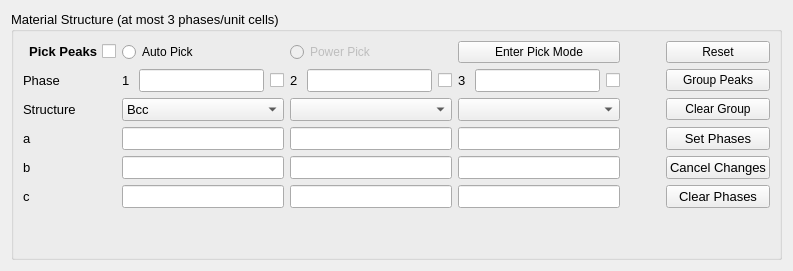
        <widget class="QWidget" name="tab_peakSelection">
         <attribute name="title">
          <string>Single Peak Selection</string>
         </attribute>
         <layout class="QGridLayout" name="gridLayout_8">
          <item row="0" column="0">
           <widget class="QGroupBox" name="groupBox">
            <property name="font">
             <font>
              <pointsize>10</pointsize>
             </font>
            </property>
            <property name="title">
             <string>Material Structure (at most 3 phases/unit cells)</string>
            </property>
            <layout class="QGridLayout" name="gridLayout_6">
             <item row="1" column="0">
              <spacer name="verticalSpacer_6">
               <property name="orientation">
                <enum>Qt::Vertical</enum>
               </property>
               <property name="sizeHint" stdset="0">
                <size>
                 <width>20</width>
                 <height>40</height>
                </size>
               </property>
              </spacer>
             </item>
             <item row="0" column="0">
              <layout class="QGridLayout" name="gridLayout_5">
               <item row="4" column="5">
                <widget class="QPushButton" name="pushButton_cancelPhaseChange">
                 <property name="sizePolicy">
                  <sizepolicy hsizetype="Preferred" vsizetype="Fixed">
                   <horstretch>0</horstretch>
                   <verstretch>0</verstretch>
                  </sizepolicy>
                 </property>
                 <property name="text">
                  <string>Cancel Changes</string>
                 </property>
                </widget>
               </item>
               <item row="3" column="1">
                <widget class="QLineEdit" name="lineEdit_a1">
                 <property name="sizePolicy">
                  <sizepolicy hsizetype="Preferred" vsizetype="Fixed">
                   <horstretch>0</horstretch>
                   <verstretch>0</verstretch>
                  </sizepolicy>
                 </property>
                 <property name="maximumSize">
                  <size>
                   <width>200</width>
                   <height>16777215</height>
                  </size>
                 </property>
                </widget>
               </item>
               <item row="4" column="0">
                <widget class="QLabel" name="label_18">
                 <property name="maximumSize">
                  <size>
                   <width>20</width>
                   <height>16777215</height>
                  </size>
                 </property>
                 <property name="text">
                  <string>b</string>
                 </property>
                </widget>
               </item>
               <item row="5" column="0">
                <widget class="QLabel" name="label_19">
                 <property name="maximumSize">
                  <size>
                   <width>20</width>
                   <height>16777215</height>
                  </size>
                 </property>
                 <property name="text">
                  <string>c</string>
                 </property>
                </widget>
               </item>
               <item row="4" column="1">
                <widget class="QLineEdit" name="lineEdit_b1">
                 <property name="sizePolicy">
                  <sizepolicy hsizetype="Preferred" vsizetype="Fixed">
                   <horstretch>0</horstretch>
                   <verstretch>0</verstretch>
                  </sizepolicy>
                 </property>
                 <property name="maximumSize">
                  <size>
                   <width>200</width>
                   <height>16777215</height>
                  </size>
                 </property>
                </widget>
               </item>
               <item row="2" column="3">
                <widget class="QComboBox" name="comboBox_structure3">
                 <property name="maximumSize">
                  <size>
                   <width>200</width>
                   <height>16777215</height>
                  </size>
                 </property>
                </widget>
               </item>
               <item row="5" column="5">
                <widget class="QPushButton" name="pushButton_clearPhase">
                 <property name="sizePolicy">
                  <sizepolicy hsizetype="Preferred" vsizetype="Fixed">
                   <horstretch>0</horstretch>
                   <verstretch>0</verstretch>
                  </sizepolicy>
                 </property>
                 <property name="text">
                  <string>Clear Phases</string>
                 </property>
                </widget>
               </item>
               <item row="1" column="2">
                <layout class="QHBoxLayout" name="horizontalLayout_5">
                 <item>
                  <widget class="QLabel" name="label_5">
                   <property name="maximumSize">
                    <size>
                     <width>16777215</width>
                     <height>50</height>
                    </size>
                   </property>
                   <property name="text">
                    <string>2 </string>
                   </property>
                  </widget>
                 </item>
                 <item>
                  <widget class="QLineEdit" name="lineEdit_phaseName2">
                   <property name="sizePolicy">
                    <sizepolicy hsizetype="Preferred" vsizetype="Fixed">
                     <horstretch>0</horstretch>
                     <verstretch>0</verstretch>
                    </sizepolicy>
                   </property>
                   <property name="maximumSize">
                    <size>
                     <width>200</width>
                     <height>16777215</height>
                    </size>
                   </property>
                  </widget>
                 </item>
                 <item>
                  <widget class="QCheckBox" name="checkBox_usePhase2">
                   <property name="maximumSize">
                    <size>
                     <width>25</width>
                     <height>16777215</height>
                    </size>
                   </property>
                   <property name="text">
                    <string/>
                   </property>
                  </widget>
                 </item>
                </layout>
               </item>
               <item row="5" column="3">
                <widget class="QLineEdit" name="lineEdit_c3">
                 <property name="sizePolicy">
                  <sizepolicy hsizetype="Preferred" vsizetype="Fixed">
                   <horstretch>0</horstretch>
                   <verstretch>0</verstretch>
                  </sizepolicy>
                 </property>
                 <property name="maximumSize">
                  <size>
                   <width>200</width>
                   <height>16777215</height>
                  </size>
                 </property>
                </widget>
               </item>
               <item row="5" column="2">
                <widget class="QLineEdit" name="lineEdit_c2">
                 <property name="sizePolicy">
                  <sizepolicy hsizetype="Preferred" vsizetype="Fixed">
                   <horstretch>0</horstretch>
                   <verstretch>0</verstretch>
                  </sizepolicy>
                 </property>
                 <property name="maximumSize">
                  <size>
                   <width>200</width>
                   <height>16777215</height>
                  </size>
                 </property>
                </widget>
               </item>
               <item row="3" column="3">
                <widget class="QLineEdit" name="lineEdit_a3">
                 <property name="sizePolicy">
                  <sizepolicy hsizetype="Preferred" vsizetype="Fixed">
                   <horstretch>0</horstretch>
                   <verstretch>0</verstretch>
                  </sizepolicy>
                 </property>
                 <property name="maximumSize">
                  <size>
                   <width>200</width>
                   <height>16777215</height>
                  </size>
                 </property>
                </widget>
               </item>
               <item row="4" column="3">
                <widget class="QLineEdit" name="lineEdit_b3">
                 <property name="sizePolicy">
                  <sizepolicy hsizetype="Preferred" vsizetype="Fixed">
                   <horstretch>0</horstretch>
                   <verstretch>0</verstretch>
                  </sizepolicy>
                 </property>
                 <property name="maximumSize">
                  <size>
                   <width>200</width>
                   <height>16777215</height>
                  </size>
                 </property>
                </widget>
               </item>
               <item row="1" column="1">
                <layout class="QHBoxLayout" name="horizontalLayout_6">
                 <item>
                  <widget class="QLabel" name="label_6">
                   <property name="maximumSize">
                    <size>
                     <width>16777215</width>
                     <height>50</height>
                    </size>
                   </property>
                   <property name="text">
                    <string>1 </string>
                   </property>
                  </widget>
                 </item>
                 <item>
                  <widget class="QLineEdit" name="lineEdit_phaseName1">
                   <property name="sizePolicy">
                    <sizepolicy hsizetype="Preferred" vsizetype="Fixed">
                     <horstretch>0</horstretch>
                     <verstretch>0</verstretch>
                    </sizepolicy>
                   </property>
                   <property name="maximumSize">
                    <size>
                     <width>200</width>
                     <height>16777215</height>
                    </size>
                   </property>
                   <property name="toolTip">
                    <string>&lt;html&gt;&lt;head/&gt;&lt;body&gt;&lt;p&gt;Name of phase 1&lt;/p&gt;&lt;/body&gt;&lt;/html&gt;</string>
                   </property>
                  </widget>
                 </item>
                 <item>
                  <widget class="QCheckBox" name="checkBox_usePhase1">
                   <property name="maximumSize">
                    <size>
                     <width>25</width>
                     <height>16777215</height>
                    </size>
                   </property>
                   <property name="text">
                    <string/>
                   </property>
                  </widget>
                 </item>
                </layout>
               </item>
               <item row="1" column="3">
                <layout class="QHBoxLayout" name="horizontalLayout_7">
                 <item>
                  <widget class="QLabel" name="label_7">
                   <property name="maximumSize">
                    <size>
                     <width>16777215</width>
                     <height>50</height>
                    </size>
                   </property>
                   <property name="text">
                    <string>3 </string>
                   </property>
                  </widget>
                 </item>
                 <item>
                  <widget class="QLineEdit" name="lineEdit_phaseName3">
                   <property name="sizePolicy">
                    <sizepolicy hsizetype="Preferred" vsizetype="Fixed">
                     <horstretch>0</horstretch>
                     <verstretch>0</verstretch>
                    </sizepolicy>
                   </property>
                   <property name="maximumSize">
                    <size>
                     <width>200</width>
                     <height>16777215</height>
                    </size>
                   </property>
                  </widget>
                 </item>
                 <item>
                  <widget class="QCheckBox" name="checkBox_usePhase3">
                   <property name="maximumSize">
                    <size>
                     <width>25</width>
                     <height>16777215</height>
                    </size>
                   </property>
                   <property name="text">
                    <string/>
                   </property>
                  </widget>
                 </item>
                </layout>
               </item>
               <item row="2" column="2">
                <widget class="QComboBox" name="comboBox_structure2">
                 <property name="maximumSize">
                  <size>
                   <width>200</width>
                   <height>16777215</height>
                  </size>
                 </property>
                </widget>
               </item>
               <item row="3" column="0">
                <widget class="QLabel" name="label_17">
                 <property name="maximumSize">
                  <size>
                   <width>20</width>
                   <height>16777215</height>
                  </size>
                 </property>
                 <property name="text">
                  <string>a</string>
                 </property>
                </widget>
               </item>
               <item row="2" column="0">
                <widget class="QLabel" name="label_8">
                 <property name="text">
                  <string>Structure</string>
                 </property>
                </widget>
               </item>
               <item row="5" column="1">
                <widget class="QLineEdit" name="lineEdit_c1">
                 <property name="sizePolicy">
                  <sizepolicy hsizetype="Preferred" vsizetype="Fixed">
                   <horstretch>0</horstretch>
                   <verstretch>0</verstretch>
                  </sizepolicy>
                 </property>
                 <property name="maximumSize">
                  <size>
                   <width>200</width>
                   <height>16777215</height>
                  </size>
                 </property>
                </widget>
               </item>
               <item row="4" column="2">
                <widget class="QLineEdit" name="lineEdit_b2">
                 <property name="sizePolicy">
                  <sizepolicy hsizetype="Preferred" vsizetype="Fixed">
                   <horstretch>0</horstretch>
                   <verstretch>0</verstretch>
                  </sizepolicy>
                 </property>
                 <property name="maximumSize">
                  <size>
                   <width>200</width>
                   <height>16777215</height>
                  </size>
                 </property>
                </widget>
               </item>
               <item row="2" column="1">
                <widget class="QComboBox" name="comboBox_structure1">
                 <property name="maximumSize">
                  <size>
                   <width>200</width>
                   <height>16777215</height>
                  </size>
                 </property>
                 <item>
                  <property name="text">
                   <string>Bcc</string>
                  </property>
                 </item>
                 <item>
                  <property name="text">
                   <string>Fcc</string>
                  </property>
                 </item>
                 <item>
                  <property name="text">
                   <string>HCP</string>
                  </property>
                 </item>
                </widget>
               </item>
               <item row="3" column="2">
                <widget class="QLineEdit" name="lineEdit_a2">
                 <property name="sizePolicy">
                  <sizepolicy hsizetype="Preferred" vsizetype="Fixed">
                   <horstretch>0</horstretch>
                   <verstretch>0</verstretch>
                  </sizepolicy>
                 </property>
                 <property name="maximumSize">
                  <size>
                   <width>200</width>
                   <height>16777215</height>
                  </size>
                 </property>
                </widget>
               </item>
               <item row="3" column="4">
                <spacer name="horizontalSpacer_4">
                 <property name="orientation">
                  <enum>Qt::Horizontal</enum>
                 </property>
                 <property name="sizeHint" stdset="0">
                  <size>
                   <width>40</width>
                   <height>20</height>
                  </size>
                 </property>
                </spacer>
               </item>
               <item row="1" column="0">
                <widget class="QLabel" name="label_16">
                 <property name="maximumSize">
                  <size>
                   <width>200</width>
                   <height>50</height>
                  </size>
                 </property>
                 <property name="text">
                  <string>Phase</string>
                 </property>
                </widget>
               </item>
               <item row="3" column="5">
                <widget class="QPushButton" name="pushButton_setPhases">
                 <property name="sizePolicy">
                  <sizepolicy hsizetype="Preferred" vsizetype="Fixed">
                   <horstretch>0</horstretch>
                   <verstretch>0</verstretch>
                  </sizepolicy>
                 </property>
                 <property name="text">
                  <string>Set Phases</string>
                 </property>
                </widget>
               </item>
               <item row="1" column="5">
                <widget class="QPushButton" name="pushButton_groupAutoPickPeaks">
                 <property name="font">
                  <font>
                   <pointsize>9</pointsize>
                  </font>
                 </property>
                 <property name="text">
                  <string>Group Peaks</string>
                 </property>
                </widget>
               </item>
               <item row="2" column="5">
                <widget class="QPushButton" name="pushButton_clearGroup">
                 <property name="font">
                  <font>
                   <pointsize>9</pointsize>
                  </font>
                 </property>
                 <property name="text">
                  <string>Clear Group</string>
                 </property>
                </widget>
               </item>
               <item row="0" column="1">
                <widget class="QRadioButton" name="radioButton_pickModeQuick">
                 <property name="font">
                  <font>
                   <pointsize>9</pointsize>
                  </font>
                 </property>
                 <property name="text">
                  <string>Auto Pick</string>
                 </property>
                </widget>
               </item>
               <item row="0" column="2">
                <widget class="QRadioButton" name="radioButton_pickModePower">
                 <property name="enabled">
                  <bool>false</bool>
                 </property>
                 <property name="font">
                  <font>
                   <pointsize>9</pointsize>
                  </font>
                 </property>
                 <property name="text">
                  <string>Power Pick</string>
                 </property>
                </widget>
               </item>
               <item row="0" column="0">
                <widget class="QCheckBox" name="checkBox_pickPeak">
                 <property name="font">
                  <font>
                   <pointsize>10</pointsize>
                   <weight>75</weight>
                   <italic>false</italic>
                   <bold>true</bold>
                  </font>
                 </property>
                 <property name="layoutDirection">
                  <enum>Qt::RightToLeft</enum>
                 </property>
                 <property name="text">
                  <string>Pick Peaks</string>
                 </property>
                </widget>
               </item>
               <item row="0" column="3">
                <widget class="QPushButton" name="pushButton_peakPickerMode">
                 <property name="font">
                  <font>
                   <pointsize>9</pointsize>
                  </font>
                 </property>
                 <property name="toolTip">
                  <string>&lt;html&gt;&lt;head/&gt;&lt;body&gt;&lt;p&gt;Enter or leave peak picking mode&lt;/p&gt;&lt;/body&gt;&lt;/html&gt;</string>
                 </property>
                 <property name="text">
                  <string>Enter Pick Mode</string>
                 </property>
                </widget>
               </item>
               <item row="0" column="5">
                <widget class="QPushButton" name="pushButton_resetSelection">
                 <property name="font">
                  <font>
                   <pointsize>9</pointsize>
                  </font>
                 </property>
                 <property name="toolTip">
                  <string>&lt;html&gt;&lt;head/&gt;&lt;body&gt;&lt;p&gt;Remove all selected peaks&lt;/p&gt;&lt;/body&gt;&lt;/html&gt;</string>
                 </property>
                 <property name="text">
                  <string>Reset</string>
                 </property>
                </widget>
               </item>
              </layout>
             </item>
            </layout>
           </widget>
          </item>
         </layout>
        </widget>
